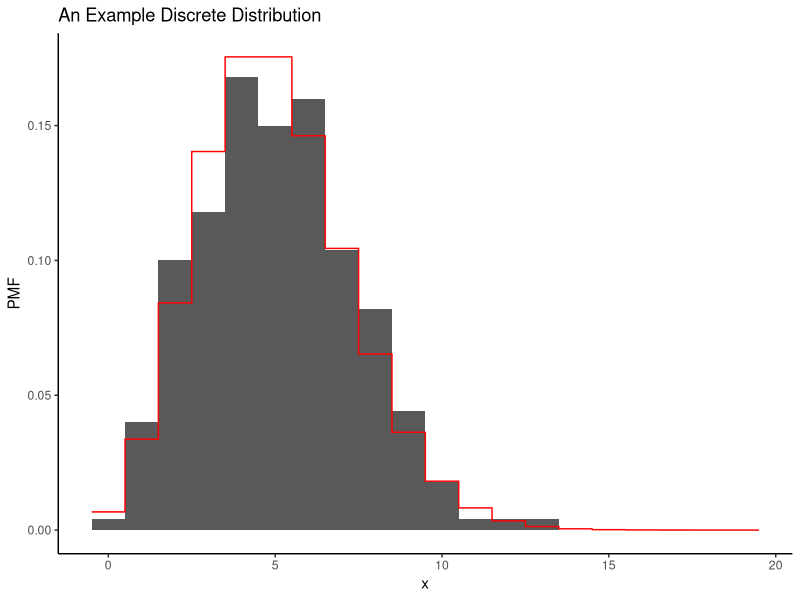
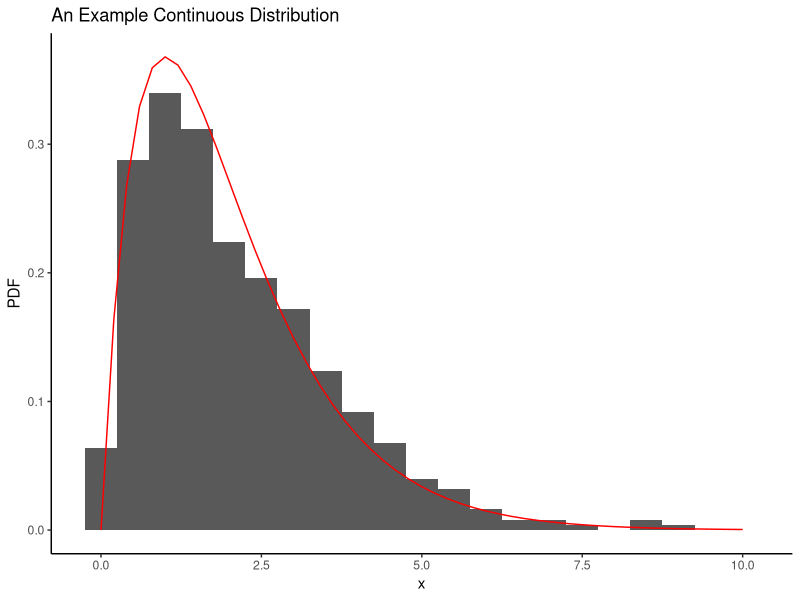

Source code (R) for these figures, in order: (Note: this script raises an error after producing the figures.)
## ---- chunk 1
knitr::opts_chunk$set(echo = TRUE, fig.align="center")
suppressMessages(library(tidyverse))
## ---- chunk 2
# An example PMF
sample_df <- tibble(X = rpois(500,5))
pmf_df <- tibble(X = seq(0, 20, 1), 
                 pmf = dpois(X, 5))
ggplot(sample_df, aes(x=X)) + 
  geom_histogram(aes(y=stat(density)), binwidth = 1) +
  geom_step(data = pmf_df, aes(x=X-0.5, y=pmf), col="red")+
  theme_classic() +
  labs(x="x", y="PMF", title = "An Example Discrete Distribution")

# An example PDF
sample_df <- tibble(X = rgamma(500, 2, 1))
pdf_df <- tibble(X = seq(0, 10, .2), 
                 pdf = dgamma(X, 2, 1))
ggplot(sample_df, aes(x=X)) + 
  geom_histogram(aes(y=stat(density)), binwidth = .5) +
  geom_line(data = pdf_df, aes(x=X, y=pdf), col="red")+
  theme_classic() +
  labs(x="x", y="PDF", title = "An Example Continuous Distribution")


## ---- chunk 3
lmbd = 5
prob = 0.6
N = rpois(1,lambda = lambda) #random generation of N 
binom_cond <- tibble(X = seq(0,N,1), 
                 pmf = dbinom(X, size = N, prob= prob))
#binom_df <- tibble(X = seq(0,20,1), 
                   #pmf = binom_cond['pmf']/dpois(N,lambda=5))
poisson_df <- tibble(X = rpois(1000,lambda=lmbd*prob))
ggplot(poisson_df, aes(x=X)) + 
  geom_histogram(aes(y=stat(density)), col="red")+
  geom_step(data=binom_cond,aes(x=X-0.5, y=pmf), col="blue")+
  theme_classic() +
  labs(x="x", y="PMF", title = "An Example Discrete Distribution")


## ---- chunk 4

norm_df <- tibble(rnorm(1000))
chisq_df2 <- tibble(X = rnorm(1000)^2, 
                 pdf = dchisq(X, df=1))
chisq_df <- tibble(X = rchisq(5000,df=1))

ggplot(chisq_df, aes(x=X)) + 
  geom_histogram(aes(y=stat(density), color='actual'),binwidth = 1/10, fill='pink') +
  geom_step(data = chisq_df2,aes(x=X, y=pdf,color='squared_normal'))+
  theme_classic() +
  xlim(0, 5)+ ylim(0, 1.25)+
  labs(x="x", y="PDF", title = "Chi-squared distribution \n (simulated vs. squared standard normal)")+
  scale_colour_manual(name="Data sample",
    values=c(actual="red", squared_normal="blue"))
## ---- chunk 5

chisq_df_sum <- tibble(X = rchisq(1000, df=1) + rchisq(1000, df=2) + rchisq(1000, df=3), 
                 pdf = dchisq(X, df=6))
chisq_df <- tibble(X = rchisq(5000,df=6))

ggplot(chisq_df, aes(x=X)) + 
  geom_histogram(aes(y=stat(density), color = 'actual'),binwidth = 1/5, fill='pink') +
  geom_step(data = chisq_df_sum,aes(x=X, y=pdf, color = 'sum_chisquare'))+
  theme_classic() +
  xlim(0, 15)+ 
  ylim(0, 0.2) +
  labs(x="x", y="PDF", title = "Chi-squared distribution \n (simulated vs. sum of independent chi-square)")+
  scale_colour_manual(name="Data sample",
    values=c(actual="red", sum_chisquare="blue"))
## ---- chunk 6
n=3
Z = rnorm(1000)
U = rchisq(1000,df=n)
var = Z/sqrt(U/n)
t_dist_func <- tibble(X = var, 
                 pdf = dt(X, df=n))
t_dist <- tibble(X = rt(5000, df=n))
ggplot(t_dist, aes(x=X)) + 
  geom_histogram(aes(y=stat(density), col='actual'),binwidth = 1/10, fill = 'pink') +
  geom_step(data = t_dist_func,aes(x=X, y=pdf, col = 'function_ZU'))+
  theme_classic() +
  xlim(-10,10) + 
  labs(x="x", y="PDF", title = "T-distribution (simulated vs. function of Z and U)")+
  scale_colour_manual(name="Data sample",
    values=c(actual="red", function_ZU="blue"))
## ---- chunk 7
m = 3
n = 5
U = rchisq(1000,df=m)
V = rchisq(1000,df=n)
var = (U/m)/(V/n)
f_dist_func <- tibble(X = var, 
                 pmf = df(X, df1=m, df2=n))
f_dist <- tibble(X = rf(5000, df1=m, df2=n))
ggplot(f_dist, aes(x=X)) + 
  geom_histogram(aes(y=stat(density),col='actual'),fill='pink',binwidth = 1/10) +
  geom_step(data = f_dist_func,aes(x=X, y=pmf, col='function_UV'))+
  theme_classic() +
  xlim(0,15)+
  labs(x="x", y="PMF", title = "An Example Discrete Distribution")+
  labs(x="x", y="PDF", title = "F-distribution (simulated vs. function of Z and U)")+
  scale_colour_manual(name="Data sample",
    values=c(actual="red", function_UV="blue"))

